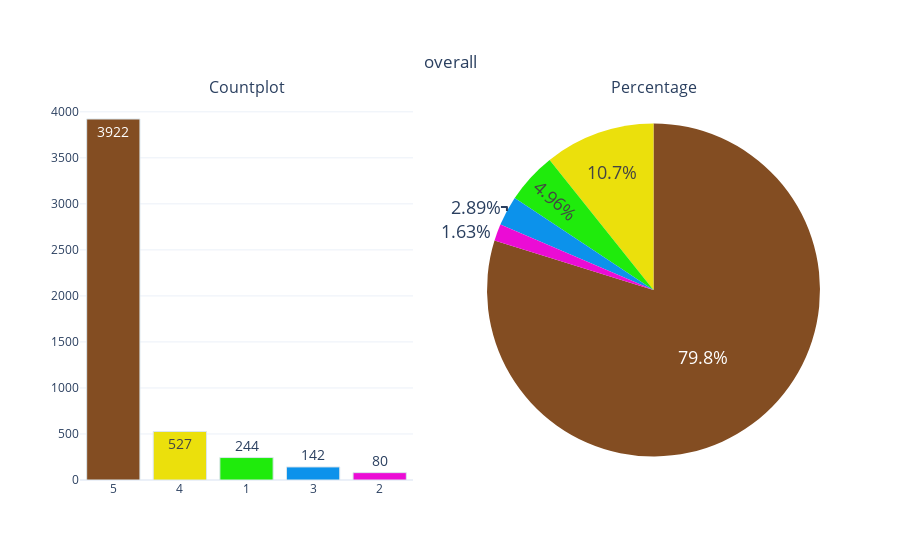

The notebook cell this image was saved under:
### Code cell
constraints = ['#834D22', '#EBE00C', '#1FEB0C', '#0C92EB', '#EB0CD5']

def categorical_variable_summary(df, column_name):
    fig = make_subplots(rows=1, cols=2,
                        subplot_titles=('Countplot', 'Percentage'),
                        specs=[[{"type": "xy"}, {"type": "domain"}]])

    fig.add_trace(go.Bar(y=df[column_name].value_counts().values.tolist(),
                         x=[str(i) for i in df[column_name].value_counts().index],
                         text=df[column_name].value_counts().values.tolist(),
                         textfont=dict(size=14),
                         name=column_name,
                         textposition='auto',
                         showlegend=False,
                         marker=dict(color=constraints ,
                                     line=dict(color='#DBE6EC' ,
                                               width=1))),
                  row=1, col=1)

    fig.add_trace(go.Pie(labels=df[column_name].value_counts().keys(),
                         values=df[column_name].value_counts().values,
                         textfont=dict(size=18),
                         textposition='auto',
                         showlegend=False,
                         name=column_name,
                         marker=dict(colors=constraints)),
                  row=1, col=2)

    fig.update_layout(title={'text': column_name,
                             'y': 0.9,
                             'x': 0.5,
                             'xanchor': 'center',
                             'yanchor': 'top'},
                      template='plotly_white')

    iplot(fig)


categorical_variable_summary(df,'overall')

### Figure 1 — Plotly figure (JSON) as saved in the notebook; plotly's stock layout.template omitted (floating-point values rounded to 4 significant figures)
{"data": [{"marker": {"color": ["#834D22", "#EBE00C", "#1FEB0C", "#0C92EB", "#EB0CD5"], "line": {"color": "#DBE6EC", "width": 1}}, "name": "overall", "showlegend": false, "text": ["3922", "527", "244", "142", "80"], "textfont": {"size": 14}, "textposition": "auto", "x": ["5", "4", "1", "3", "2"], "xaxis": "x", "y": [3922, 527, 244, 142, 80], "yaxis": "y", "type": "bar"}, {"domain": {"x": [0.55, 1], "y": [0, 1]}, "labels": [5, 4, 1, 3, 2], "marker": {"colors": ["#834D22", "#EBE00C", "#1FEB0C", "#0C92EB", "#EB0CD5"]}, "name": "overall", "showlegend": false, "textfont": {"size": 18}, "textposition": "auto", "values": [3922, 527, 244, 142, 80], "type": "pie"}], "layout": {"annotations": [{"font": {"size": 16}, "showarrow": false, "text": "Countplot", "x": 0.225, "xanchor": "center", "xref": "paper", "y": 1, "yanchor": "bottom", "yref": "paper"}, {"font": {"size": 16}, "showarrow": false, "text": "Percentage", "x": 0.775, "xanchor": "center", "xref": "paper", "y": 1, "yanchor": "bottom", "yref": "paper"}], "title": {"text": "overall", "x": 0.5, "xanchor": "center", "y": 0.9, "yanchor": "top"}, "xaxis": {"anchor": "y", "domain": [0, 0.45]}, "yaxis": {"anchor": "x", "domain": [0, 1]}}}
